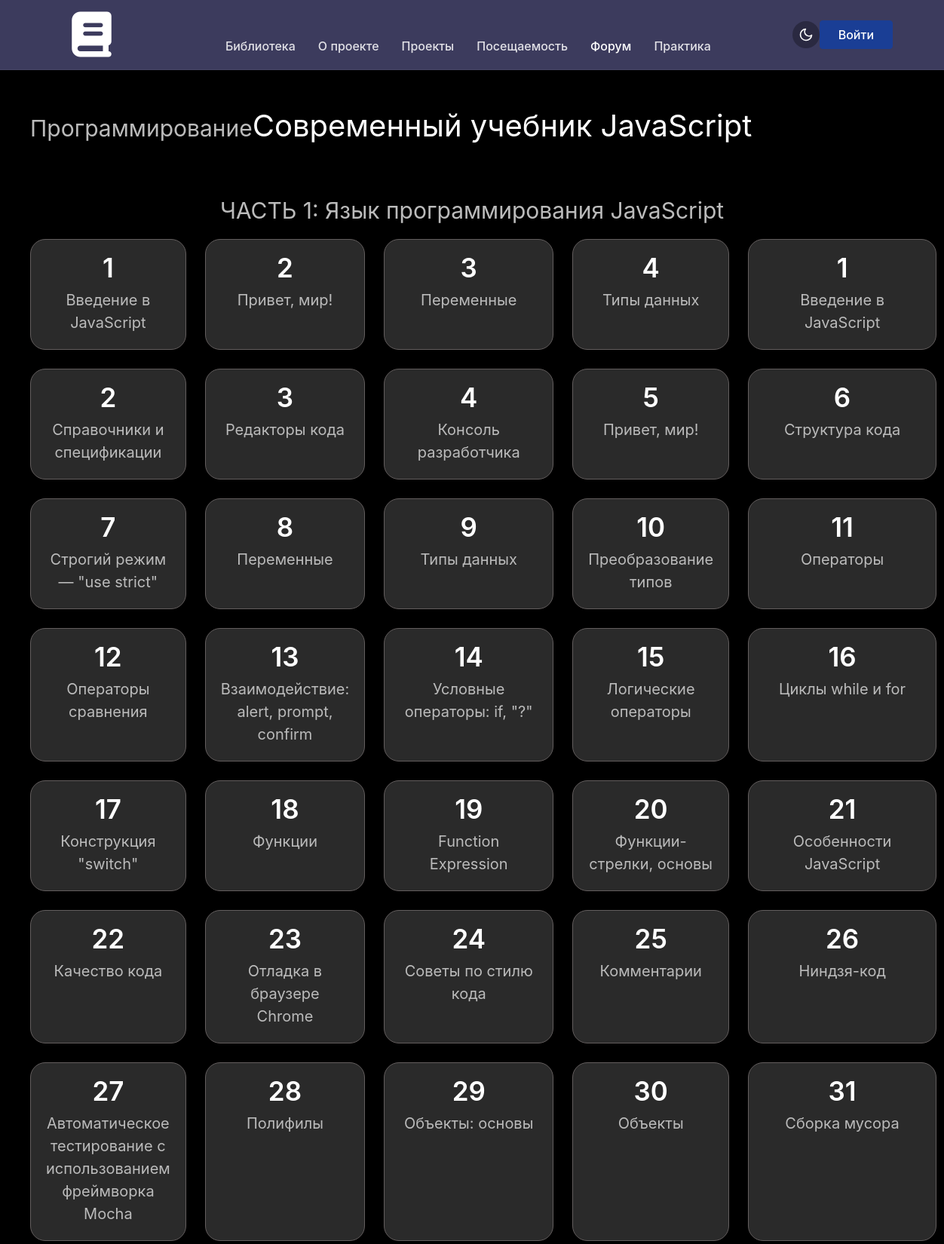
Page /page/3 (upper part) on the committed database.
### tables this page shows
CREATE TABLE `topic` (
  `id` int NOT NULL,
  `library_id` int NOT NULL,
  `title` varchar(100) NOT NULL,
  `image` varchar(50) NOT NULL,
  `name` varchar(100) NOT NULL,
  `author` varchar(50) NOT NULL,
  `year` year NOT NULL
);

CREATE TABLE `page` (
  `id` int NOT NULL,
  `topic_id` int NOT NULL,
  `title` varchar(100) NOT NULL,
  `name` varchar(100) NOT NULL,
  `num` int NOT NULL,
  `lesson_name` varchar(100) NOT NULL
);

### core/Controller.php (called while the page is built, shortened)
<?php
class Controller
{
    protected function render($view, $data = [])
    {
        $data['auth_user'] = $_SESSION['user'] ?? null;
        extract($data);
        require_once __DIR__ . '/../views/' . $view . '.php';
        require_once __DIR__ . '/../views/layouts/main.php';
    }
}

### controllers/LibraryController.php (called while the page is built, shortened)
<?php
require_once __DIR__ . '/../core/Controller.php';
class LibraryController extends Controller {
    public function page($id) {
        global $connect;
        $stmtTopic = $connect->prepare("SELECT * FROM topic WHERE id = ?");
        $stmtTopic->execute([$id]);
        $topicInfo = $stmtTopic->fetch(PDO::FETCH_ASSOC);
        $stmtPages = $connect->prepare("SELECT * FROM page WHERE topic_id = ?");
        $stmtPages->execute([$id]);
        $pages = $stmtPages->fetchAll(PDO::FETCH_ASSOC);
        $this->render('page', [
            'pages' => $pages,
            'topic' => $topicInfo
        ]);
    }
}

### index.php (called while the page is built, shortened)
<?php
require_once 'Router.php';
$listRoute = require_once __DIR__ . '/config/route.php';
$router = new Router();
$router->add($listRoute);
$router->dispatch();

### views/page.php (the view, shortened to what this page needs)
<div class="container-page">
    <?php if (!empty($pages)) { ?>
        <h2><a href="/topic/<?= $topic['library_id'] ?>"><?= htmlspecialchars($topic['title']) ?></a></h2><h1><?= htmlspecialchars($pages[0]['title']) ?></h1>
        <?php
            $currentPart = '';
            foreach ($pages as $p) {
                if ($currentPart !== $p['name']) {
                    $currentPart = $p['name'];
                    ?>
                    <h2 class="chapter-title">
                        <?= htmlspecialchars($currentPart) ?>
                    </h2>
                    <div class="lessons-grid">
                <?php } ?>
                <a href="/lesson/<?= $p['id'] ?>" class="lesson-card">
                    <span class="lesson-number"><?= $p['num'] ?></span>
                    <span class="lesson-name"><?= htmlspecialchars($p['lesson_name']) ?></span>
                </a>
        <?php }  ?>
        </div>
    <?php } ?>
</div>

### Router.php (shortened to what this page needs)
<?php
class Router
{
    private $routes = [];
    public function add(array $routesList): void
    {
        foreach ($routesList as $route) {
            $this->routes[] = [
                'path'    => $route[0],
                'handler' => $route[1],
                'method'  => $route[2] ?? 'GET',
            ];
        }
    }
    public function dispatch(): void
    {
        $method = $_SERVER['REQUEST_METHOD'];
        $uri = parse_url($_SERVER['REQUEST_URI'], PHP_URL_PATH);
        $uri = rtrim($uri, '/');
        foreach ($this->routes as $route) {
            if ($route['method'] !== $method) {
                continue;
            }
            $routePath = rtrim($route['path'], '/');
            $pattern = '#^' . preg_replace('/\{([a-z]+)\}/', '([^/]+)', $routePath) . '$#';
            if (preg_match($pattern, $uri, $matches)) {
                array_shift($matches);
                [$controllerName, $action] = explode('@', $route['handler']);
                $controller = new $controllerName();
                $controller->$action(...$matches);
                return;
            }
        }
        exit;
    }
}

### assets/css/style.css (style rules this page uses)
:root { --color-bg-dark: #000000; --color-header-dark: #3c3b5d; --color-btn-active: #1a3e95; --color-card-dark: #0a0a0a; --color-text-main: #ffffff; --color-text-secondary: #888888; --color-logo-bg: #d9d9d9; --color-section-stats: #181818; --color-btn-hover: #132e70; --color-grey-background: #2a2a2a; }
a { text-decoration: none; color: var(--color-text-main); }
html, body { height: 100%; margin: 0; padding: 0; }
body { display: flex; flex-direction: column; min-height: 100vh; background-color: var(--color-bg-dark); color: var(--color-text-main); font-family: -apple-system, BlinkMacSystemFont, "Segoe UI", Roboto, "Helvetica Neue", Arial, sans-serif; overflow-x: hidden; }
.container-page { width: 100%; max-width: 1800px; margin: 0 auto; padding: 40px; }
.container-page h1 { color: white; font-size: 40px; font-weight: normal; margin: 10px 0 30px 0; display: inline-block; }
.container-page a { display: inline-block; color: #BBBBBB; font-size: 30px; font-weight: normal; margin: 0; }
.container-page h2 { display: inline-block; color: #BBBBBB; font-size: 30px; font-weight: normal; }
.chapter-title { text-align: center; width: 100%; margin: 40px 0 20px; color: white; font-size: 24px; }
.lessons-grid { display: grid; grid-template-columns: repeat(5, 1fr); gap: 25px; max-width: 1500px; margin: 0 auto; }
.lesson-card { background-color: #2A2A2A; border: 1px solid #635E5E; border-radius: 20px; display: flex; flex-direction: column; justify-content: center; align-items: center; text-decoration: none; padding: 20px; box-sizing: border-box; transition: all 0.25s ease; cursor: pointer; }
.lesson-number { color: white; font-size: 35px; font-weight: 600; margin: 0; line-height: 1; text-align: center; display: block; }
.lesson-name { color: #BBBBBB; font-size: 20px; font-weight: normal; text-align: center; margin-top: 10px; display: block; }

### rows in the picture
topic: title "Программирование"
page: title "Современный учебник JavaScript", name "ЧАСТЬ 1: Язык программирования JavaScript", num "1", lesson_name "Введение в JavaScript"
page: num "2", lesson_name "Привет, мир!"
page: num "3", lesson_name "Переменные"
page: num "4", lesson_name "Типы данных"
page: num "1", lesson_name "Введение в JavaScript"
page: num "2", lesson_name "Справочники и спецификации"
page: num "3", lesson_name "Редакторы кода"
page: num "4", lesson_name "Консоль разработчика"
page: num "5", lesson_name "Привет, мир!"
page: num "6", lesson_name "Структура кода"
page: num "7", lesson_name "Строгий режим — \"use strict\""
page: num "8", lesson_name "Переменные"
page: num "9", lesson_name "Типы данных"
page: num "10", lesson_name "Преобразование типов"
page: num "11", lesson_name "Операторы"
page: num "12", lesson_name "Операторы сравнения"
page: num "13", lesson_name "Взаимодействие: alert, prompt, confirm"
page: num "14", lesson_name "Условные операторы: if, \"?\""
page: num "15", lesson_name "Логические операторы"
page: num "16", lesson_name "Циклы while и for"
page: num "17", lesson_name "Конструкция \"switch\""
page: num "18", lesson_name "Функции"
page: num "19", lesson_name "Function Expression"
page: num "20", lesson_name "Функции-стрелки, основы"
page: num "21", lesson_name "Особенности JavaScript"
page: num "22", lesson_name "Качество кода"
page: num "23", lesson_name "Отладка в браузере Chrome"
page: num "24", lesson_name "Советы по стилю кода"
page: num "25", lesson_name "Комментарии"
page: num "26", lesson_name "Ниндзя-код"
page: num "27", lesson_name "Автоматическое тестирование c использованием фреймворка Mocha"
page: num "28", lesson_name "Полифилы"
page: num "29", lesson_name "Объекты: основы"
page: num "30", lesson_name "Объекты"
page: num "31", lesson_name "Сборка мусора"
